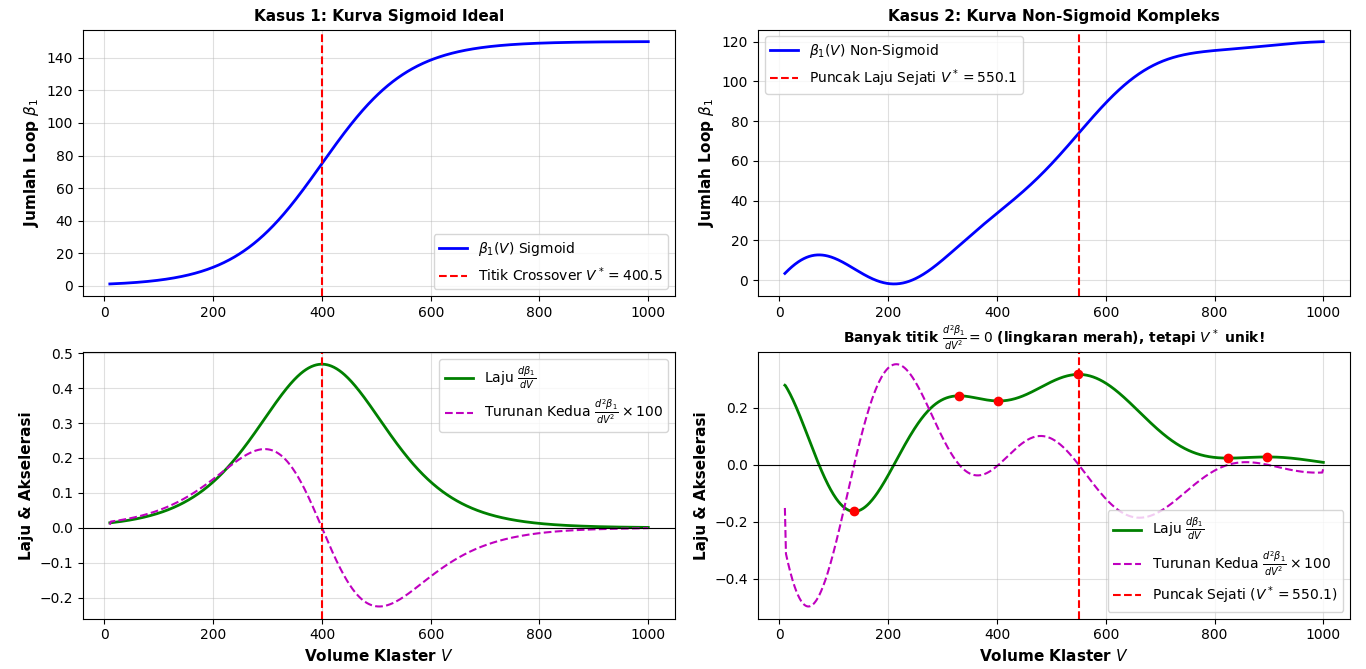

This chart was generated by the following Python code:
import numpy as np
import matplotlib.pyplot as plt

def test_crossover_definition():
    print("===============================================================")
    print("  UJI FORMULASI MATEMATIS: V* SEBAGAI MAX(dβ1/dV)  ")
    print("===============================================================")

    # Rentang Volume Klaster V
    V = np.linspace(10, 1000, 1000)
    dV = V[1] - V[0]

    # --- KASUS 1: Kurva Sigmoid (Model Saturasi Sederhana) ---
    # β1(V) = β_max / (1 + exp(-(V - V_mid)/scale))
    beta1_sigmoid = 150 / (1 + np.exp(-(V - 400) / 80))

    # --- KASUS 2: Kurva Non-Sigmoid / Bimodal (Ada Fluktuasi / Multi Inflection) ---
    # Memiliki beberapa titik belok d²β1/dV² = 0, tetapi hanya 1 puncak laju utama
    beta1_complex = (
        120 / (1 + np.exp(-(V - 500) / 90)) + 
        15 * np.sin(V / 50) * np.exp(-V / 300)
    )

    # Hitung Turunan Pertama (Laju dβ1/dV) dan Turunan Kedua (d²β1/dV²)
    d1_sig = np.gradient(beta1_sigmoid, dV)
    d2_sig = np.gradient(d1_sig, dV)

    d1_comp = np.gradient(beta1_complex, dV)
    d2_comp = np.gradient(d1_comp, dV)

    # Cari Titik Crossover V* berdasarkan DEFINISI LAJU MAKSIMUM: argmax(dβ1/dV)
    idx_star_sig = np.argmax(d1_sig)
    V_star_sig = V[idx_star_sig]

    idx_star_comp = np.argmax(d1_comp)
    V_star_comp = V[idx_star_comp]

    # Cari semua titik belok d²β1/dV² = 0 (penyilangan nol / zero-crossing)
    zero_crossings_comp = np.where(np.diff(np.sign(d2_comp)))[0]

    # --- VISUALISASI ---
    fig, axes = plt.subplots(2, 2, figsize=(13, 8))

    # Subplot 1: Kasus Sigmoid β1(V)
    axes[0, 0].plot(V, beta1_sigmoid, 'b-', linewidth=2, label=r'$\beta_1(V)$ Sigmoid')
    axes[0, 0].axvline(V_star_sig, color='red', linestyle='--', label=rf'Titik Crossover $V^* = {V_star_sig:.1f}$')
    axes[0, 0].set_ylabel(r'Jumlah Loop $\beta_1$', fontsize=11, fontweight='bold')
    axes[0, 0].set_title('Kasus 1: Kurva Sigmoid Ideal', fontsize=11, fontweight='bold')
    axes[0, 0].grid(True, alpha=0.4)
    axes[0, 0].legend()

    # Subplot 2: Turunan Kasus Sigmoid
    axes[1, 0].plot(V, d1_sig, 'g-', linewidth=2, label=r'Laju $\frac{d\beta_1}{dV}$')
    axes[1, 0].plot(V, d2_sig * 100, 'm--', label=r'Turunan Kedua $\frac{d^2\beta_1}{dV^2} \times 100$')
    axes[1, 0].axvline(V_star_sig, color='red', linestyle='--')
    axes[1, 0].axhline(0, color='black', linewidth=0.8)
    axes[1, 0].set_xlabel('Volume Klaster $V$', fontsize=11, fontweight='bold')
    axes[1, 0].set_ylabel('Laju & Akselerasi', fontsize=11, fontweight='bold')
    axes[1, 0].grid(True, alpha=0.4)
    axes[1, 0].legend()

    # Subplot 3: Kasus Non-Sigmoid Kompleks β1(V)
    axes[0, 1].plot(V, beta1_complex, 'b-', linewidth=2, label=r'$\beta_1(V)$ Non-Sigmoid')
    axes[0, 1].axvline(V_star_comp, color='red', linestyle='--', label=rf'Puncak Laju Sejati $V^* = {V_star_comp:.1f}$')
    axes[0, 1].set_ylabel(r'Jumlah Loop $\beta_1$', fontsize=11, fontweight='bold')
    axes[0, 1].set_title('Kasus 2: Kurva Non-Sigmoid Kompleks', fontsize=11, fontweight='bold')
    axes[0, 1].grid(True, alpha=0.4)
    axes[0, 1].legend()

    # Subplot 4: Turunan Kasus Non-Sigmoid
    axes[1, 1].plot(V, d1_comp, 'g-', linewidth=2, label=r'Laju $\frac{d\beta_1}{dV}$')
    axes[1, 1].plot(V, d2_comp * 100, 'm--', label=r'Turunan Kedua $\frac{d^2\beta_1}{dV^2} \times 100$')
    axes[1, 1].axvline(V_star_comp, color='red', linestyle='--', label=rf'Puncak Sejati ($V^* = {V_star_comp:.1f}$)')
    
    # Plot semua titik di mana d²β1/dV² = 0
    for idx in zero_crossings_comp:
        axes[1, 1].plot(V[idx], d1_comp[idx], 'ro', markersize=6)
    
    axes[1, 1].axhline(0, color='black', linewidth=0.8)
    axes[1, 1].set_xlabel('Volume Klaster $V$', fontsize=11, fontweight='bold')
    axes[1, 1].set_ylabel('Laju & Akselerasi', fontsize=11, fontweight='bold')
    axes[1, 1].set_title(r'Banyak titik $\frac{d^2\beta_1}{dV^2} = 0$ (lingkaran merah), tetapi $V^*$ unik!', fontsize=10, fontweight='bold')
    axes[1, 1].grid(True, alpha=0.4)
    axes[1, 1].legend()

    plt.tight_layout()
    plt.show()

    print("\nHASIL ANALISIS PENGUJIANKU:")
    print(f"• Kasus 1 (Sigmoid)     : V* unik ditemukan pada V = {V_star_sig:.1f}")
    print(f"• Kasus 2 (Non-Sigmoid) : Ditemukan {len(zero_crossings_comp)} titik di mana d²β1/dV² = 0.")
    print(f"                         Namun titik Crossover Fisis Sejati MAX(dβ1/dV) HANYA ADA 1 yaitu pada V = {V_star_comp:.1f}.")

if __name__ == "__main__":
    test_crossover_definition()
